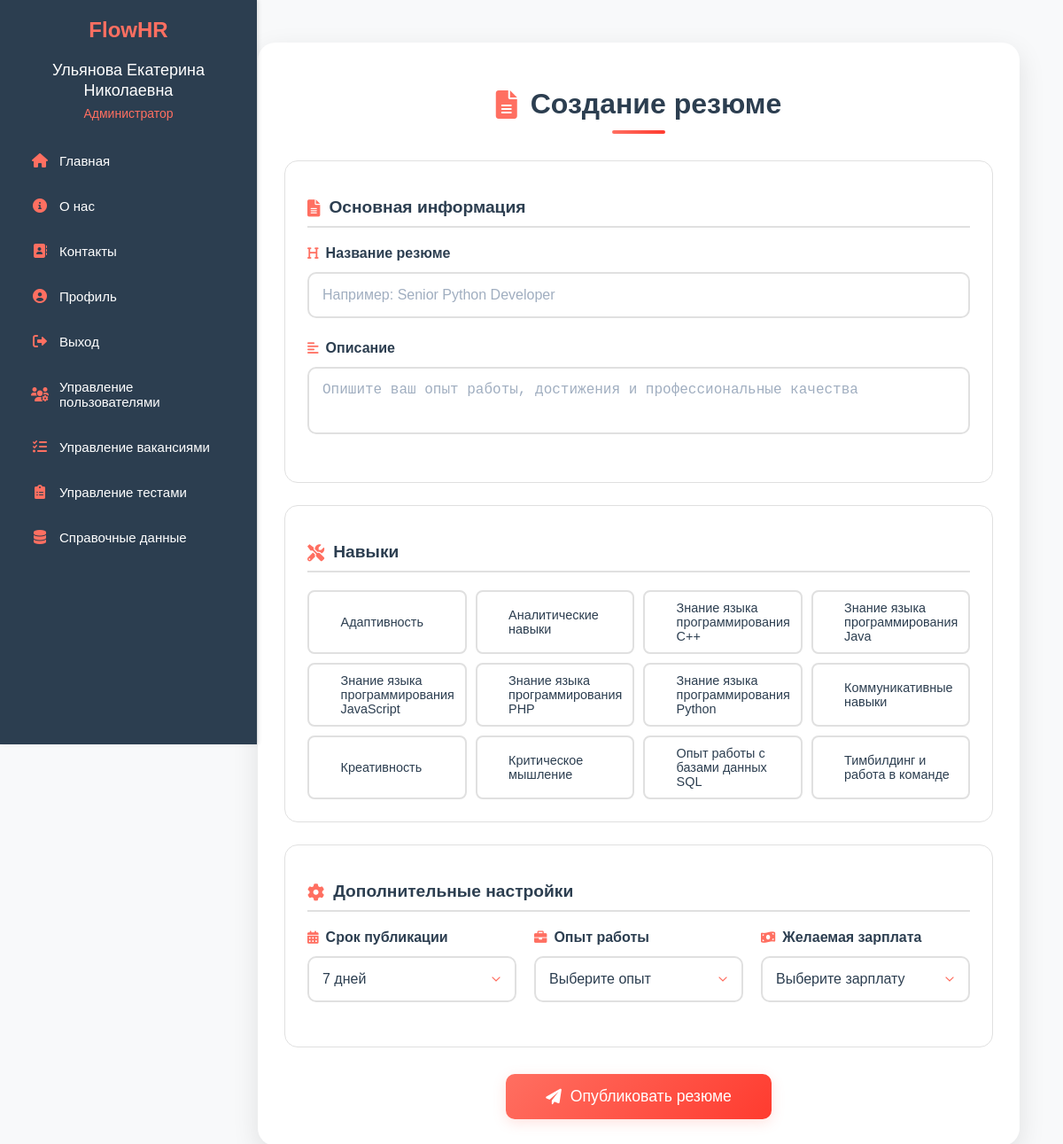
Screenshot of /public/create_resume.php (signed in) with the database file from the repository.
### tables this page shows
CREATE TABLE `skills` (
  `id` int NOT NULL,
  `name` varchar(255) NOT NULL
);

### public/create_resume.php (the view, shortened to what this page needs)
<?php
require __DIR__ . '/../includes/config.php';
$errors = [];
$formData = [
    'title' => '',
    'description' => '',
    'visibility_duration' => 7,
    'salary_id' => '',
    'experience_id' => '',
    'skills' => []
];
$skills = [];
try {
    $stmt = $pdo->query("SELECT * FROM skills ORDER BY name");
    $skills = $stmt->fetchAll(PDO::FETCH_ASSOC);
} catch (PDOException $e) {
    $errors[] = "Ошибка загрузки справочников: " . $e->getMessage();
}
require __DIR__ . '/../includes/header.php';
?>
<!DOCTYPE html>
<html lang="ru">
<head>
    <link rel="stylesheet" href="https://cdnjs.cloudflare.com/ajax/libs/font-awesome/6.0.0/css/all.min.css">
</head>
<body>
    <div class="resume-container">
        <h1 class="page-title">
            <i class="fas fa-file-alt"></i>
            Создание резюме
        </h1>
        <form method="POST">
            <div class="form-section">
                <h2 class="section-title">
                    <i class="fas fa-file-alt"></i>
                    Основная информация
                </h2>
                <div class="form-group">
                    <label class="form-label">
                        <i class="fas fa-heading"></i>
                        Название резюме
                    </label>
                    <input type="text"
                           class="form-input"
                           name="title"
                           value="<?= htmlspecialchars($formData['title']) ?>"
                           placeholder="Например: Senior Python Developer"
                           required>
                </div>
                <div class="form-group">
                    <label class="form-label">
                        <i class="fas fa-align-left"></i>
                        Описание
                    </label>
                    <textarea class="form-input"
                              name="description"
                              placeholder="Опишите ваш опыт работы, достижения и профессиональные качества"><?= htmlspecialchars($formData['description']) ?></textarea>
                </div>
            </div>
            <div class="form-section">
                <h2 class="section-title">
                    <i class="fas fa-tools"></i>
                    Навыки
                </h2>
                <div class="skills-container">
                    <div class="skills-grid">
                        <?php foreach ($skills as $skill): ?>
                            <div class="skill-tag <?= in_array($skill['id'], $formData['skills']) ? 'selected' : '' ?>"
                                 onclick="toggleSkill(this, <?= $skill['id'] ?>)"
                                 data-skill-id="<?= $skill['id'] ?>">
                                <?= htmlspecialchars($skill['name']) ?>
                            </div>
                        <?php endforeach; ?>
                    </div>
                </div>
            </div>
            <div class="form-section">
                <h2 class="section-title">
                    <i class="fas fa-cog"></i>
                    Дополнительные настройки
                </h2>
                <div style="display: grid; grid-template-columns: 1fr 1fr 1fr; gap: 20px;">
                    <div class="form-group">
                        <label class="form-label">
                            <i class="fas fa-calendar-alt"></i>
                            Срок публикации
                        </label>
                        <select class="form-select" name="visibility_duration" required>
                            <option value="7" <?= $formData['visibility_duration'] == 7 ? 'selected' : '' ?>>7 дней</option>
                        </select>
                    </div>
                    <div class="form-group">
                        <label class="form-label">
                            <i class="fas fa-briefcase"></i>
                            Опыт работы
                        </label>
                        <select class="form-select" name="experience_id" required>
                            <option value="">Выберите опыт</option>
                        </select>
                    </div>
                    <div class="form-group">
                        <label class="form-label">
                            <i class="fas fa-money-bill-wave"></i>
                            Желаемая зарплата
                        </label>
                        <select class="form-select" name="salary_id" required>
                            <option value="">Выберите зарплату</option>
                        </select>
                    </div>
                </div>
            </div>
            <button type="submit" class="btn-submit">
                <i class="fas fa-paper-plane"></i>
                Опубликовать резюме
            </button>
        </form>
    </div>
</body>
</html>

### includes/header.php (style rules this page uses)
body { margin-left: 250px !important; transition: margin-left 0.3s ease !important; min-height: 100vh !important; overflow-x: hidden !important; }
.fa-home, .fa-info-circle, .fa-map-marker-alt, .fa-sign-in-alt, .fa-user, .fa-sign-out-alt, .fa-comments, .fa-file-alt, .fa-briefcase, .fa-plus-circle, .fa-users, .fa-chart-line, .fa-clipboard-list, .fa-user-check, .fa-users-cog, .fa-tools, .fa-clipboard-check { color: #FF6F61 !important; transition: all 0.3s ease !important; }

### public/create_resume.php (style rules this page uses)
:root { --primary-color: #FF6F61; --primary-dark: #FF3B2F; --text-color: #2C3E50; --bg-color: #F8F9FA; --card-bg: #FFFFFF; --border-color: #E0E0E0; --success-color: #28a745; --warning-color: #FFC107; --danger-color: #dc3545; --info-color: #17a2b8; }
body { font-family: 'Arial', sans-serif; background: var(--bg-color); margin-left: 250px; padding: 20px; animation: fadeIn 0.5s ease-in-out; }
.resume-container { max-width: 800px; margin: 20px auto; padding: 30px; background: var(--card-bg); border-radius: 20px; box-shadow: 0 10px 30px rgba(0,0,0,0.1); animation: slideUp 0.5s ease-out; }
.page-title { color: var(--text-color); font-size: 32px; margin-bottom: 30px; text-align: center; position: relative; padding-bottom: 15px; display: flex; align-items: center; justify-content: center; gap: 15px; }
.page-title i { color: var(--primary-color); font-size: 32px; transition: all 0.3s ease; animation: float 3s ease-in-out infinite; }
.page-title:after { content: ''; display: block; width: 60px; height: 4px; background: linear-gradient(90deg, var(--primary-color), var(--primary-dark)); position: absolute; left: 50%; transform: translateX(-50%); bottom: 0; border-radius: 2px; }
.form-section { background: var(--card-bg); padding: 25px; border-radius: 15px; margin-bottom: 25px; border: 1px solid var(--border-color); transition: all 0.3s ease; position: relative; overflow: hidden; }
.form-section::before { content: ''; position: absolute; top: 0; left: 0; width: 100%; height: 4px; background: linear-gradient(90deg, var(--primary-color), var(--primary-dark)); opacity: 0; transition: opacity 0.3s ease; }
.section-title { color: var(--text-color); font-size: 1.2rem; margin-bottom: 20px; font-weight: 600; display: flex; align-items: center; gap: 10px; padding-bottom: 10px; border-bottom: 2px solid var(--border-color); }
.section-title i { color: var(--primary-color); }
.form-group { position: relative; margin-bottom: 25px; }
.form-label { display: flex; align-items: center; gap: 8px; margin-bottom: 12px; font-weight: 600; color: var(--text-color); font-size: 1rem; }
.form-label i { color: var(--primary-color); font-size: 0.9rem; }
.form-input { width: 100%; padding: 12px 15px; border: 2px solid var(--border-color); border-radius: 10px; font-size: 1rem; line-height: 1.5; transition: all 0.3s ease; background: var(--card-bg); resize: none; box-sizing: border-box; }
.form-input::placeholder { color: #A0AEC0; transition: all 0.3s ease; }
.form-select { width: 100%; padding: 12px 15px; border: 2px solid var(--border-color); border-radius: 10px; font-size: 1rem; line-height: 1.5; transition: all 0.3s ease; background: var(--card-bg); color: var(--text-color); cursor: pointer; appearance: none; background-repeat: no-repeat; background-position: right 15px center; padding-right: 40px; }
.skills-container { position: relative; margin-top: 15px; }
.skills-grid { display: grid; grid-template-columns: repeat(auto-fill, minmax(150px, 1fr)); gap: 10px; margin-top: 15px; }
.skill-tag { background: var(--card-bg); border: 2px solid var(--border-color); border-radius: 8px; padding: 10px 15px; cursor: pointer; transition: all 0.3s ease; display: flex; align-items: center; gap: 8px; font-size: 0.9rem; color: var(--text-color); }
.btn-submit { background: linear-gradient(135deg, var(--primary-color), var(--primary-dark)); color: white; padding: 15px 30px; border: none; border-radius: 10px; font-size: 1.1rem; font-weight: 500; transition: all 0.3s ease; box-shadow: 0 4px 15px rgba(255, 111, 97, 0.2); width: 100%; max-width: 300px; margin: 30px auto 0; display: flex; align-items: center; justify-content: center; gap: 10px; position: relative; overflow: hidden; }
.btn-submit::before { content: ''; position: absolute; top: 0; left: 0; width: 100%; height: 100%; background: linear-gradient(45deg, transparent, rgba(255, 255, 255, 0.2), transparent); transform: translateX(-100%); transition: transform 0.6s ease; }

### rows the page displays
skills: name "Адаптивность"
skills: name "Аналитические навыки"
skills: name "Знание языка программирования C++"
skills: name "Знание языка программирования Java"
skills: name "Знание языка программирования JavaScript"
skills: name "Знание языка программирования PHP"
skills: name "Знание языка программирования Python"
skills: name "Коммуникативные навыки"
skills: name "Креативность"
skills: name "Критическое мышление"
skills: name "Опыт работы с базами данных SQL"
skills: name "Тимбилдинг и работа в команде"

### other values shown
$user_name "Ульянова Екатерина Николаевна"
$roleText "Администратор"
